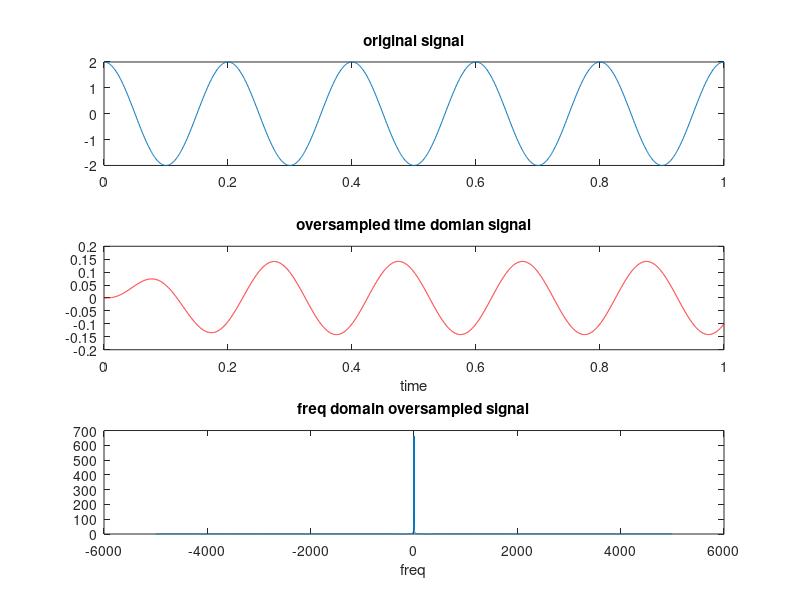
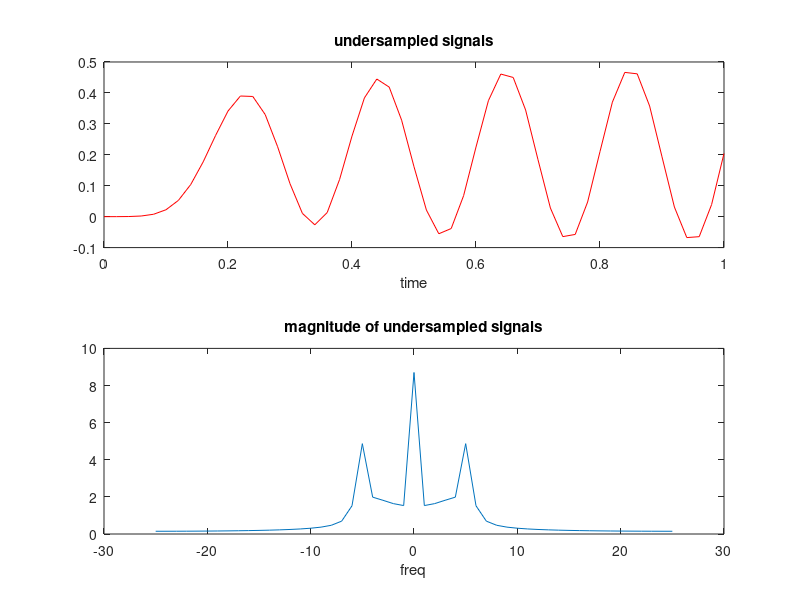
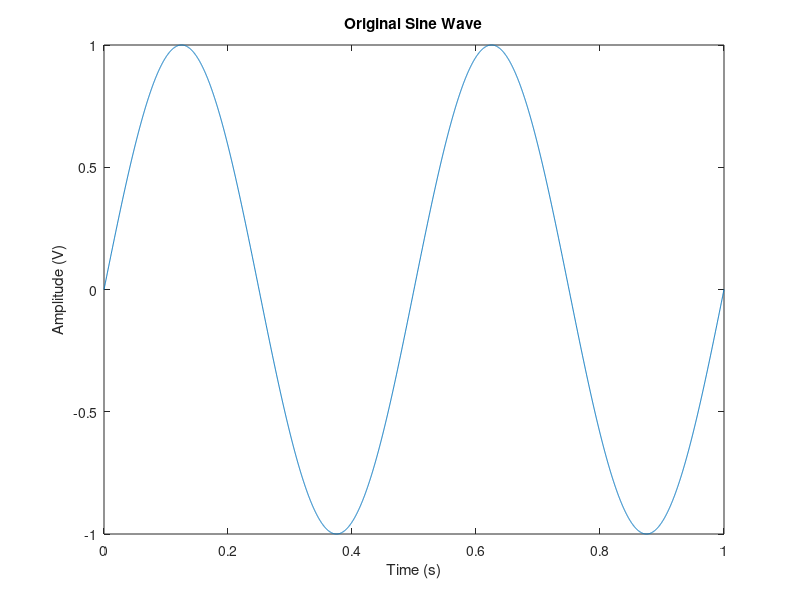

Source code (MATLAB) for these figures, in order: (Note: this script raises an error after producing the figures.)
%% construction from oversampling
t=0:0.001:1;% time signal
fs=1000; % 1/0.001
y=2*cos(2*pi*5*t);

figure
subplot(3,1,1)
plot(t,y)
title("original signal")

%butter(order, fcut/ fs/2 , type )
[B,A] = butter(3,5/5000,'low' ); % butter fly filter
zero_added_signal=zeros(1,length(y)*10);
for i=1:length(y)
zero_added_signal(i*10)=y(i);
end
zero_added_signal(1:9)=[];
% Adding zeros enhances the signal display and don't change the
%spectrum,it changes sampling freq. only
t=linspace(0,1,length(zero_added_signal));
filtered_signal = filter(B,A,zero_added_signal);

subplot(3,1,2)
plot(t,filtered_signal,'r' )
xlabel('time')
title("oversampled time domian signal")

s=fft(filtered_signal);
s=fftshift(s);
fs=10000; %1/0.001 *10 as we added 10 zeros
freq=linspace(-fs/2,fs/2,length(s));

subplot(3,1,3)
plot(freq,abs(s))
xlabel('freq')
title("freq domain oversampled signal")

%% construction from minimum sampling

t=0:0.1:1; % replace ?? with the suitable number
fs=10; % fs=1/0.1
y=2*cos(2*pi*5*t);
[B,A] = butter(10,5/50,'low' );
zero_added_signal=zeros(1,length(y)*10);
for i=1:length(y)
zero_added_signal(i*10)=y(i);
end
zero_added_signal(1:9)=[];
t=linspace(0,1,length(zero_added_signal));
filtered_signal = filter(B,A,zero_added_signal);

figure
subplot(2,1,1)
plot(t,filtered_signal,'r' )
xlabel('time')
title('minimum sampled signals')

s=fft(filtered_signal);
s=fftshift(s);
fs=100; % why 100?? 
% fs=1/0.1 * 10 as we added 10 zeros later which inreases the sampling freq by 10
freq=linspace(-fs/2,fs/2,length(s));

subplot(2,1,2)
plot(freq,abs(s))
xlabel('freq')
title('magnitude of minimum sampled signals')

%% construction from undersampling sampling

t=0:0.2:1;
fs = 5; %1/0.2
y=2*cos(2*pi*5*t);
[B,A] = butter(10,5/25,'low' );
zero_added_signal=zeros(1,length(y)*10);
for i=1:length(y)
zero_added_signal(i*10)=y(i);
end
zero_added_signal(1:9)=[];
t=linspace(0,1,length(zero_added_signal));
filtered_signal = filter(B,A,zero_added_signal);

subplot(2,1,1)
plot(t,filtered_signal,'r' )
xlabel('time')
title('undersampled signals')

s=fft(filtered_signal);
s=fftshift(s);
fs=50;
% fs=1/0.2 * 10 as we added 10 zeros later which inreases the sampling freq by 10
freq=linspace(-fs/2,fs/2,length(s));

subplot(2,1,2)
plot(freq,abs(s))
xlabel('freq')
title('magnitude of undersampled signals')


%% quantization using pi function
% Parameters
A = 1;      % Amplitude
f = 2;      % Frequency
Fs = 4000;  % Sampling frequency

% Generate sinusoidal wave
t = 0:1/Fs:1;           % Time vector
x = A*sin(2*pi*f*t);    % Sinusoidal wave

% Plotting the original sine wave to compare it to the quantized signal
figure;
plot(t,x);
xlabel('Time (s)');
ylabel('Amplitude (V)');
title('Original Sine Wave');

% Calculate mean square quantization error for n = 3, 4, 5, 10
n_vec = [3 4 5 10];
MSE = zeros(size(n_vec));

figure;
for i = 1:length(n_vec)
    n = n_vec(i);               % Number of bits for integer or fraction parts
    m = 2*n + 1;                % Number of bits for the whole word, including the sign bit
    xq = fi(x, 1, m, n);        % Quantize the signal using fixed-point arithmetic
    xq = double(xq);            % Convert back to double for further processing
    xb = dec2bin(xq, m);         % Quantize the signal using fixed-point arithmetic
    e = x - xq;                 % Calculate quantization error
    MSE(i) = mean(e.^2);        % Calculate mean square quantization error
    
    % Create a figure with 4 columns and 2 rows of subplots
    subplot(4,1,i);
    plot(t,xq);
    % Add a main title to the figure
    title('Quantized signal using fi function for n = ', num2str(n) );
end

figure
stem(n_vec,MSE)
title("quantization using pi function")
xlabel("number of bits n")
ylabel("MSE")


%% quantization using quantize function
% Parameters
A = 1;      % Amplitude
f = 2;      % Frequency
Fs = 4000;  % Sampling frequency

% Generate sinusoidal wave
t = 0:1/Fs:1;           % Time vector
x = A*sin(2*pi*f*t);    % Sinusoidal wave

% Plotting the original sine wave to compare it to the quantized signal
figure;
plot(t,x);
xlabel('Time (s)');
ylabel('Amplitude (V)');
title('Original Sine Wave');

% Calculate mean square quantization error for n = 3, 4, 5, 10
n_vec = [3 4 5 10];
MSE = zeros(size(n_vec));

figure;
for i = 1:length(n_vec)
    n = n_vec(i);
    m = 2*n + 1;                % word size
    q = quantizer([m n]);       % Create quantizer object
    xq = quantize(q, x);        % Quantize the signal
    xb = dec2bin(xq, m);        % Convert quantized samples to binary
    e = x - double(xq);         % Calculate quantization error
    MSE(i) = mean(e.^2);        % Calculate mean square quantization error
    
    % Create a figure with 4 columns and 2 rows of subplots
    subplot(4,1,i);
    plot(t,xq);
    % Add a main title to the figure
    title('Quantized signal using fi function for n = ', num2str(n) );
end
figure
stem(n_vec, MSE)  % Plot mean square quantization error
title("quantization using qunatizate function")

xlabel('Number of bits')
ylabel('Mean square quantization error')


%% non uniform quantization using compand

% Parameters
A = 1;      % Amplitude
f = 2;      % Frequency
Fs = 4000;  % Sampling frequency

% Generate sinusoidal wave
t = 0:1/Fs:1;           % Time vector
x = A*sin(2*pi*f*t);    % Sinusoidal wave

% Plotting the original sine wave to compare it to the quantized signal
figure;
plot(t,x);
xlabel('Time (s)');
ylabel('Amplitude (V)');
title('Original Sine Wave');

% Perform non-uniform quantization using compand
mu = 255;                                      % Companding law parameter
x_compand = compand(x, mu, max(x), 'mu/compressor');  % Compress signal using companding law

% Calculate mean square quantization error for n = 3, 4, 5, 10
n_vec = [3 4 5 10];
MSE = zeros(size(n_vec));

figure;
for i = 1:length(n_vec)
    n = n_vec(i);
    m = 2*n + 1;
    q = quantizer([m n]);
    xq = quantize(q, x_compand);                           % Quantize the compressed signal
    x_expand = compand(xq, mu, max(xq),'mu/expander');           % Expand the quantized signal
    xb = dec2bin(double(x_expand), m);    % Convert the quantized samples to binary        
    e = x - double(x_expand);             % Calculate quantization error
    MSE(i) = mean(e.^2);            % Calculate mean square quantization error
    
    % Create a figure with 4 columns and 2 rows of subplots
    subplot(4,1,i);
    plot(t,xq);
    % Add a main title to the figure
    title('Quantized signal using fi function for n = ', num2str(n) );
end

figure
stem(n_vec, MSE)           % Plot mean square quantization error
title("quantization using compand function")
xlabel('Number of bits')
ylabel('Mean square quantization error')



